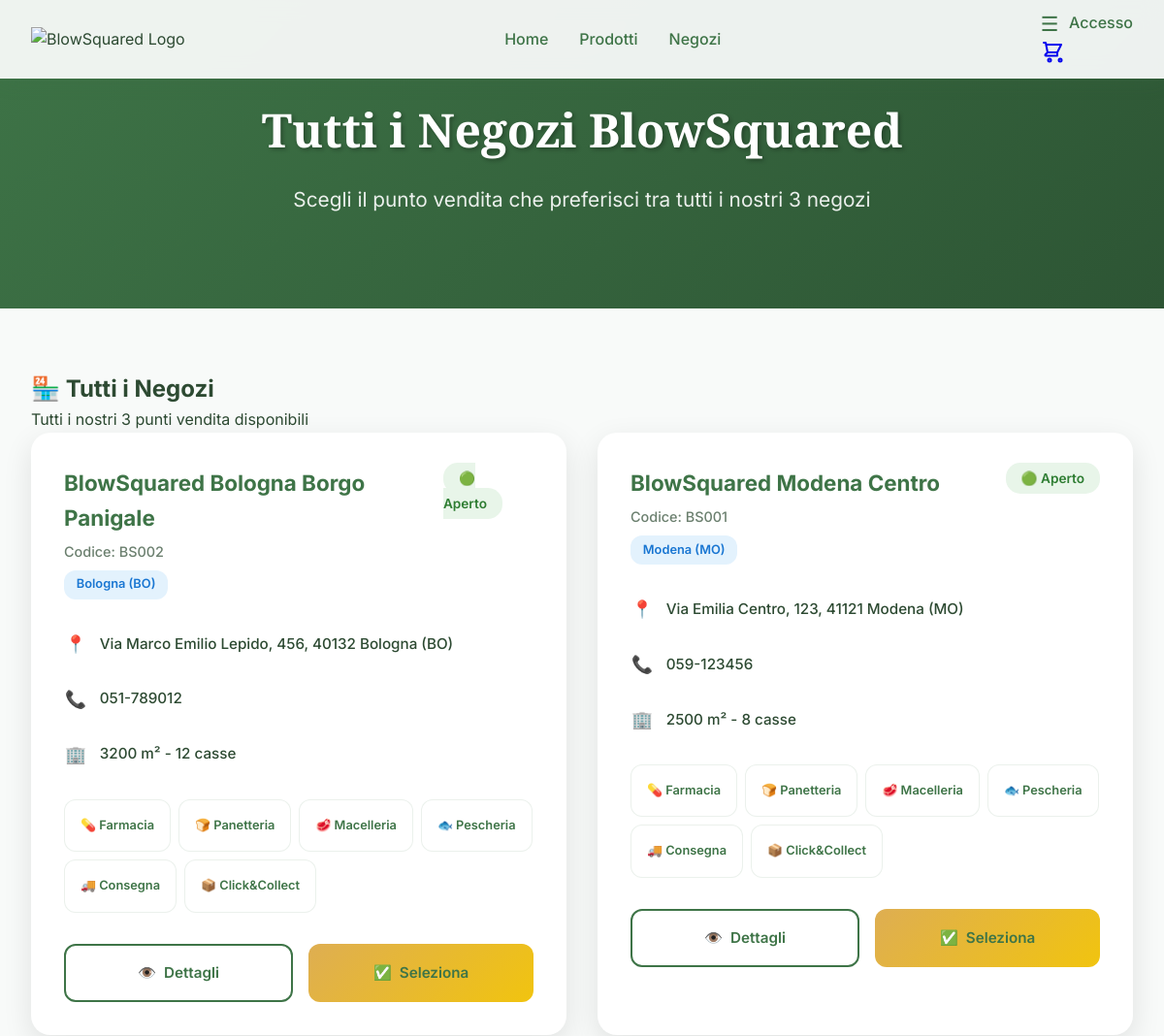
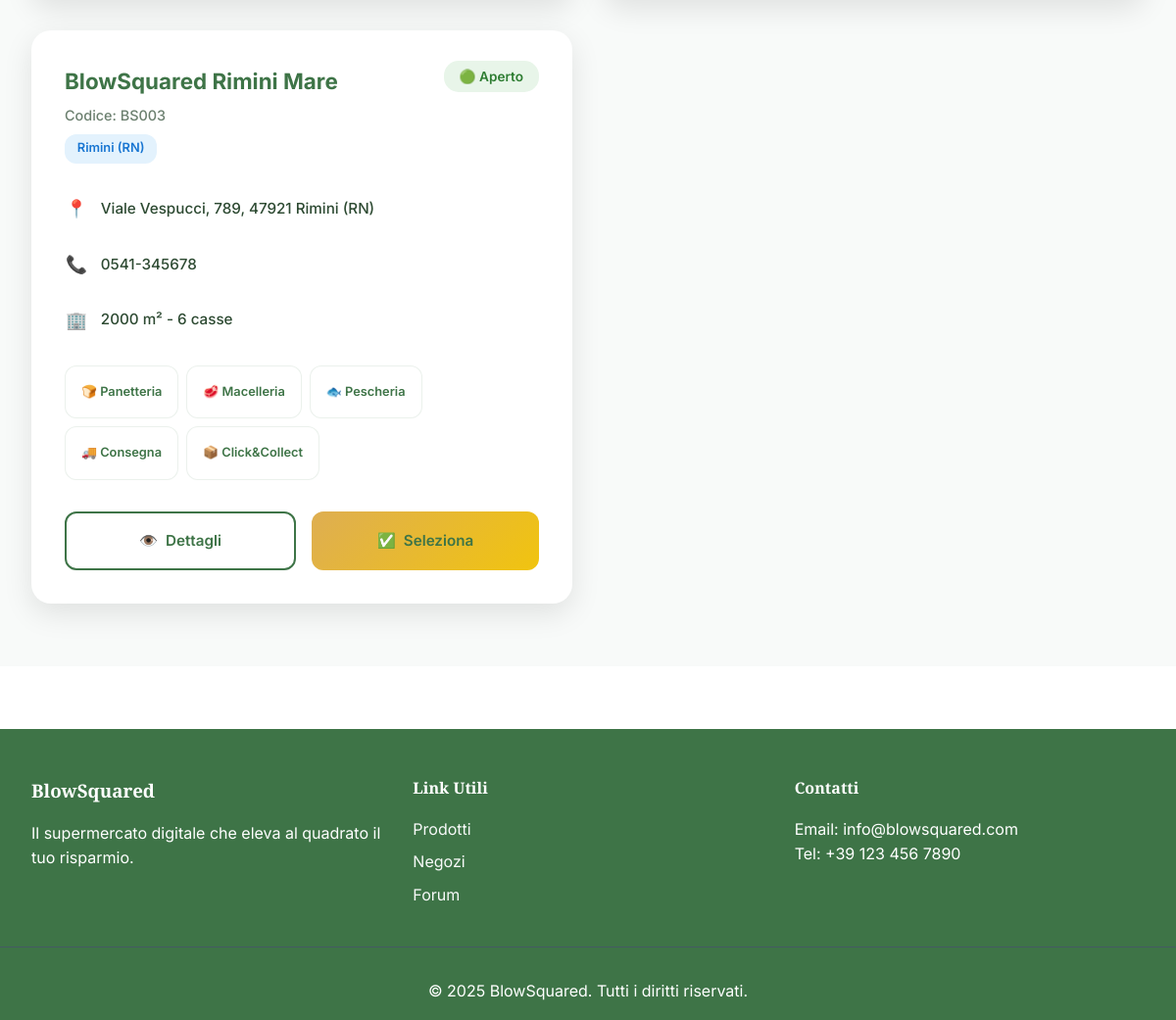
The app's page /negozi/seleziona/ with its own data (2 pictures, top to bottom).
### negozi/models.py (models this page shows, shortened)
class Negozio(models.Model):
    nome = models.CharField(
        max_length=100,
        help_text="Nome del punto vendita (es: 'BlowSquared Centro', 'BlowSquared Nord')"
    )
    codice_negozio = models.CharField(
        max_length=10,
        unique=True,
        help_text="Codice identificativo univoco del negozio (es: 'BS001', 'BS002')"
    )
    indirizzo = models.CharField(
        max_length=200,
        help_text="Via e numero civico"
    )
    cap = models.CharField(
        max_length=10,
        help_text="Codice di Avviamento Postale"
    )
    citta = models.CharField(
        max_length=100,
        help_text="Città del negozio"
    )
    provincia = models.CharField(
        max_length=2,
        help_text="Sigla della provincia (es: 'MO', 'BO', 'RE')"
    )
    regione = models.CharField(
        max_length=50,
        help_text="Regione di appartenenza"
    )
    nazione = models.CharField(
        max_length=50,
        default="Italia",
        help_text="Nazione del negozio"
    )
    latitudine = models.DecimalField(
        max_digits=10,
        decimal_places=7,
        validators=[MinValueValidator(Decimal('-90')), MaxValueValidator(Decimal('90'))],
        help_text="Coordinate GPS - Latitudine (es: 44.6471700)"
    )
    longitudine = models.DecimalField(
        max_digits=10,
        decimal_places=7,
        validators=[MinValueValidator(Decimal('-180')), MaxValueValidator(Decimal('180'))],
        help_text="Coordinate GPS - Longitudine (es: 10.9251400)"
    )
    telefono = models.CharField(
        max_length=20,
        blank=True,
        null=True,
        help_text="Numero di telefono del negozio"
    )
    email = models.EmailField(
        blank=True,
        null=True,
        help_text="Email del punto vendita"
    )
    orari_apertura = models.JSONField(
        default=dict,
        blank=True,
        help_text="Orari di apertura per ogni giorno della settimana"
    )
    superficie_mq = models.PositiveIntegerField(
        null=True,
        blank=True,
        help_text="Superficie del negozio in metri quadrati"
    )
    numero_casse = models.PositiveIntegerField(
        default=1,
        help_text="Numero di casse disponibili"
    )
    parcheggio_disponibile = models.BooleanField(
        default=True,
        help_text="Indica se il negozio ha parcheggio"
    )
    posti_parcheggio = models.PositiveIntegerField(
        null=True,
        blank=True,
        help_text="Numero di posti parcheggio disponibili"
    )
    servizio_farmacia = models.BooleanField(
        default=False,
        help_text="Presenza di servizio farmacia"
    )
    servizio_panetteria = models.BooleanField(
        default=False,
        help_text="Presenza di panetteria interna"
    )
    servizio_macelleria = models.BooleanField(
        default=False,
        help_text="Presenza di banco macelleria"
    )
    servizio_pescheria = models.BooleanField(
        default=False,
        help_text="Presenza di banco pescheria"
    )
    servizio_consegna_domicilio = models.BooleanField(
        default=True,
        help_text="Disponibilità servizio consegna a domicilio"
    )
    ritiro_click_collect = models.BooleanField(
        default=True,
        help_text="Disponibilità ritiro ordini online (Click & Collect)"
    )
    direttore_nome = models.CharField(  # RINOMINATO DA 'direttore' A 'direttore_nome'
        max_length=100,
        blank=True,
        null=True,
        help_text="Nome del direttore del punto vendita (legacy field)"
    )
    data_apertura = models.DateField(
        help_text="Data di apertura del negozio"
    )
    attivo = models.BooleanField(
        default=True,
        help_text="Indica se il negozio è attualmente operativo"
    )
    data_creazione = models.DateTimeField(auto_now_add=True)
    data_modifica = models.DateTimeField(auto_now=True)
    class Meta:
        verbose_name = "Negozio"
        verbose_name_plural = "Negozi"
        ordering = ['nome', 'citta']
    @property
    def indirizzo_completo(self):
        return f"{self.indirizzo}, {self.cap} {self.citta} ({self.provincia})"

### negozi/views.py (the view)
# urls.py: path('seleziona/', views.seleziona_negozio, name='seleziona_negozio'),
@dipendente_non_allowed
def seleziona_negozio(request):
    tutti_negozi = Negozio.objects.filter(attivo=True).order_by('provincia', 'citta', 'nome')
    provincia_utente = None
    citta_utente = None
    negozi_consigliati = []
    altri_negozi = []
    if request.user.is_authenticated:
        try:
            profilo = request.user.profilo
            provincia_utente = profilo.provincia
            citta_utente = profilo.citta
            for negozio in tutti_negozi:
                if provincia_utente and negozio.provincia == provincia_utente:
                    if citta_utente and citta_utente.lower() in negozio.citta.lower():
                        negozio.is_same_city = True
                        negozio.is_recommended = True
                        negozi_consigliati.insert(0, negozio)  # In cima
                    else:
                        negozio.is_same_city = False
                        negozio.is_recommended = True
                        negozi_consigliati.append(negozio)
                else:
                    negozio.is_same_city = False
                    negozio.is_recommended = False
                    altri_negozi.append(negozio)
        except:
            altri_negozi = list(tutti_negozi)
            for negozio in altri_negozi:
                negozio.is_same_city = False
                negozio.is_recommended = False
    else:
        altri_negozi = list(tutti_negozi)
        for negozio in altri_negozi:
            negozio.is_same_city = False
            negozio.is_recommended = False
    context = {
        'negozi_consigliati': negozi_consigliati,
        'altri_negozi': altri_negozi,
        'provincia_utente': provincia_utente,
        'citta_utente': citta_utente,
        'total_negozi': len(negozi_consigliati) + len(altri_negozi),
    }
    return render(request, 'negozi/seleziona_negozio.html', context)

### negozi/views.py (called while the page is built)
def dipendente_non_allowed(view_func):
    @wraps(view_func)
    def _wrapped_view(request, *args, **kwargs):
        if request.user.is_authenticated and (hasattr(request.user, 'dipendente') or hasattr(request.user, 'dirigente')):
            return render(request, '404.html', status=404)
        return view_func(request, *args, **kwargs)
    return _wrapped_view

### negozi/templates/negozi/seleziona_negozio.html (shortened to what this page needs)
{% extends 'base.html' %}
{% load static %}
{% block content %}
<section class="stores-header-section">
  <div class="stores-header-container">
    <h1 class="stores-title">Tutti i Negozi BlowSquared</h1>
    <p class="stores-subtitle">Scegli il punto vendita che preferisci tra tutti i nostri {{ total_negozi }} negozi</p>
  </div>
</section>
<section class="stores-content-section">
  <div class="stores-container">
    {% if altri_negozi %}
    <div class="stores-section">
      <div class="section-header">
        <h2 class="section-title">
          <span class="section-icon">🏪</span>
          {% if negozi_consigliati %}Altri Negozi{% else %}Tutti i Negozi{% endif %}
        </h2>
        <p class="section-subtitle">
          {% if negozi_consigliati %}
            Esplora anche gli altri {{ altri_negozi|length }} punti vendita
          {% else %}
            Tutti i nostri {{ altri_negozi|length }} punti vendita disponibili
          {% endif %}
        </p>
      </div>
      <div class="stores-grid">
        {% for negozio in altri_negozi %}
        <div class="store-card" data-store-id="{{ negozio.id }}">
          <div class="store-header">
            <div class="store-info">
              <h3 class="store-name">{{ negozio.nome }}</h3>
              <p class="store-code">Codice: {{ negozio.codice_negozio }}</p>
              <span class="location-badge">{{ negozio.citta }} ({{ negozio.provincia }})</span>
            </div>
            <div class="store-status">
              <span class="status-indicator active">🟢 Aperto</span>
            </div>
          </div>
          <div class="store-details">
            <div class="detail-item">
              <span class="detail-icon">📍</span>
              <span class="detail-text">{{ negozio.indirizzo_completo }}</span>
            </div>
            <div class="detail-item">
              <span class="detail-icon">📞</span>
              <span class="detail-text">{{ negozio.telefono|default:"Non disponibile" }}</span>
            </div>
            <div class="detail-item">
              <span class="detail-icon">🏢</span>
              <span class="detail-text">{{ negozio.superficie_mq }} m² - {{ negozio.numero_casse }} casse</span>
            </div>
          </div>
          <div class="store-services">
            {% if negozio.servizio_farmacia %}<span class="service-tag">💊 Farmacia</span>{% endif %}
            {% if negozio.servizio_panetteria %}<span class="service-tag">🍞 Panetteria</span>{% endif %}
            {% if negozio.servizio_macelleria %}<span class="service-tag">🥩 Macelleria</span>{% endif %}
            {% if negozio.servizio_pescheria %}<span class="service-tag">🐟 Pescheria</span>{% endif %}
            {% if negozio.servizio_consegna_domicilio %}<span class="service-tag">🚚 Consegna</span>{% endif %}
            {% if negozio.ritiro_click_collect %}<span class="service-tag">📦 Click&Collect</span>{% endif %}
          </div>
          <div class="store-actions">
            <a href="{% url 'negozi:dettaglio_completo' negozio.id %}" class="btn-details">
              <span class="btn-icon">👁️</span>
              Dettagli
            </a>
            <a href="{% url 'negozi:seleziona_preferito' negozio.id %}" class="btn-select">
              <span class="btn-icon">✅</span>
              Seleziona
            </a>
          </div>
        </div>
        {% endfor %}
      </div>
    </div>
    {% endif %}
  </div>
</section>
{% endblock %}
{% block extra_css %}
<link rel="stylesheet" href="{% static 'css/negozi.css' %}">
{% endblock %}

### static/css/style.css (style rules this page uses)
:root { --primary-color: rgb(62, 116, 71); --secondary-color: rgb(222, 174, 82); --accent-color: rgb(45, 85, 52); --light-color: #f8faf9; --dark-color: #2d4a32; --font-primary: 'Playfair Display', serif; --font-secondary: 'Inter', sans-serif; }
* { margin: 0; padding: 0; box-sizing: border-box; }
body { font-family: var(--font-secondary); line-height: 1.6; color: var(--dark-color); }

### static/css/negozi.css (style rules this page uses)
.stores-header-section { background: linear-gradient(135deg, var(--primary-color) 0%, var(--accent-color) 100%); color: white; padding: 6rem 0 4rem; text-align: center; }
.stores-header-container { max-width: 1400px; margin: 0 auto; padding: 0 2rem; }
.stores-title { font-family: var(--font-primary); font-size: 3rem; font-weight: 900; margin-bottom: 1rem; text-shadow: 2px 2px 4px rgba(0, 0, 0, 0.3); }
.stores-subtitle { font-size: 1.3rem; margin-bottom: 2rem; opacity: 0.9; }
.stores-content-section { padding: 4rem 0; background: var(--light-color); }
.stores-container { max-width: 1400px; margin: 0 auto; padding: 0 2rem; }
.stores-grid { display: grid; grid-template-columns: repeat(auto-fill, minmax(400px, 1fr)); gap: 2rem; }
.store-card { background: white; border-radius: 20px; padding: 2rem; box-shadow: 0 10px 30px rgba(0, 0, 0, 0.1); border: 2px solid transparent; transition: all 0.3s cubic-bezier(0.25, 0.46, 0.45, 0.94); cursor: pointer; }
.store-header { display: flex; justify-content: space-between; align-items: flex-start; margin-bottom: 1.5rem; }
.store-name { font-size: 1.4rem; font-weight: 700; color: var(--primary-color); margin-bottom: 0.3rem; }
.store-code { font-size: 0.9rem; color: var(--dark-color); opacity: 0.7; font-weight: 500; }
.location-badge { background: #e3f2fd; color: #1976d2; padding: 0.3rem 0.8rem; border-radius: 12px; font-size: 0.8rem; font-weight: 600; margin-top: 0.5rem; display: inline-block; }
.status-indicator { padding: 0.5rem 1rem; border-radius: 15px; font-size: 0.85rem; font-weight: 600; }
.status-indicator.active { background: #e8f5e9; color: #2e7d32; }
.store-details { margin-bottom: 1.5rem; }
.detail-item { display: flex; align-items: center; gap: 0.8rem; margin-bottom: 0.8rem; padding: 0.5rem 0; }
.detail-icon { font-size: 1.1rem; width: 24px; text-align: center; }
.detail-text { font-size: 0.95rem; color: var(--dark-color); font-weight: 500; }
.store-services { display: flex; flex-wrap: wrap; gap: 0.5rem; margin-bottom: 2rem; }
.service-tag { background: var(--light-color); color: var(--primary-color); padding: 0.4rem 0.8rem; border-radius: 12px; font-size: 0.8rem; font-weight: 600; border: 1px solid rgba(62, 116, 71, 0.2); }
.store-actions { display: flex; gap: 1rem; }
.btn-details, .btn-select { flex: 1; padding: 1rem 1.5rem; border-radius: 12px; font-weight: 600; text-decoration: none; text-align: center; display: flex; align-items: center; justify-content: center; gap: 0.5rem; transition: all 0.3s ease; cursor: pointer; border: none; font-size: 0.95rem; }
.btn-details { background: transparent; color: var(--primary-color); border: 2px solid var(--primary-color); }
.btn-select { background: linear-gradient(135deg, var(--secondary-color), #f1c40f); color: var(--primary-color); }
.service-tag { background: white; padding: 1rem; border-radius: 12px; border: 1px solid rgba(62, 116, 71, 0.1); display: flex; align-items: center; gap: 0.8rem; transition: all 0.3s ease; }

### records on screen
Negozio: nome "BlowSquared Bologna Borgo Panigale", codice_negozio "BS002", citta "Bologna", provincia "BO", indirizzo_completo "Via Marco Emilio Lepido, 456, 40132 Bologna (BO)", telefono "051-789012", superficie_mq "3200", numero_casse "12", servizio_farmacia "💊 Farmacia", servizio_panetteria "🍞 Panetteria", servizio_macelleria "🥩 Macelleria", servizio_pescheria "🐟 Pescheria", servizio_consegna_domicilio "🚚 Consegna", ritiro_click_collect "📦 Click&Collect"
Negozio: nome "BlowSquared Modena Centro", codice_negozio "BS001", citta "Modena", provincia "MO", indirizzo_completo "Via Emilia Centro, 123, 41121 Modena (MO)", telefono "059-123456", superficie_mq "2500", numero_casse "8", servizio_farmacia "💊 Farmacia", servizio_panetteria "🍞 Panetteria", servizio_macelleria "🥩 Macelleria", servizio_pescheria "🐟 Pescheria", servizio_consegna_domicilio "🚚 Consegna", ritiro_click_collect "📦 Click&Collect"
Negozio: nome "BlowSquared Rimini Mare", codice_negozio "BS003", citta "Rimini", provincia "RN", indirizzo_completo "Viale Vespucci, 789, 47921 Rimini (RN)", telefono "0541-345678", superficie_mq "2000", numero_casse "6", servizio_panetteria "🍞 Panetteria", servizio_macelleria "🥩 Macelleria", servizio_pescheria "🐟 Pescheria", servizio_consegna_domicilio "🚚 Consegna", ritiro_click_collect "📦 Click&Collect"

### other values on screen
{{ total_negozi }} "3"
{{ altri_negozi|length }} "3"
